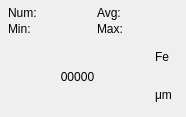
<?xml version="1.0" encoding="UTF-8"?>
<ui version="4.0">
 <class>CDataDisplayScreen</class>
 <widget class="QWidget" name="CDataDisplayScreen">
  <property name="geometry">
   <rect>
    <x>0</x>
    <y>0</y>
    <width>186</width>
    <height>117</height>
   </rect>
  </property>
  <property name="minimumSize">
   <size>
    <width>186</width>
    <height>117</height>
   </size>
  </property>
  <property name="maximumSize">
   <size>
    <width>186</width>
    <height>117</height>
   </size>
  </property>
  <property name="windowTitle">
   <string>Form</string>
  </property>
  <property name="styleSheet">
   <string notr="true"/>
  </property>
  <layout class="QVBoxLayout" name="verticalLayout_3">
   <property name="spacing">
    <number>0</number>
   </property>
   <property name="leftMargin">
    <number>0</number>
   </property>
   <property name="topMargin">
    <number>0</number>
   </property>
   <property name="rightMargin">
    <number>0</number>
   </property>
   <property name="bottomMargin">
    <number>0</number>
   </property>
   <item>
    <layout class="QVBoxLayout" name="verticalLayout">
     <property name="spacing">
      <number>0</number>
     </property>
     <item>
      <layout class="QHBoxLayout" name="horizontalLayout">
       <property name="spacing">
        <number>0</number>
       </property>
       <item>
        <widget class="QLabel" name="label_num">
         <property name="minimumSize">
          <size>
           <width>81</width>
           <height>16</height>
          </size>
         </property>
         <property name="maximumSize">
          <size>
           <width>81</width>
           <height>16</height>
          </size>
         </property>
         <property name="text">
          <string>Num:</string>
         </property>
        </widget>
       </item>
       <item>
        <widget class="QLabel" name="label_avg">
         <property name="minimumSize">
          <size>
           <width>81</width>
           <height>16</height>
          </size>
         </property>
         <property name="maximumSize">
          <size>
           <width>81</width>
           <height>16</height>
          </size>
         </property>
         <property name="text">
          <string>Avg:</string>
         </property>
        </widget>
       </item>
      </layout>
     </item>
     <item>
      <layout class="QHBoxLayout" name="horizontalLayout_2">
       <property name="spacing">
        <number>0</number>
       </property>
       <item>
        <widget class="QLabel" name="label_min">
         <property name="minimumSize">
          <size>
           <width>81</width>
           <height>16</height>
          </size>
         </property>
         <property name="maximumSize">
          <size>
           <width>81</width>
           <height>16</height>
          </size>
         </property>
         <property name="text">
          <string>Min:</string>
         </property>
        </widget>
       </item>
       <item>
        <widget class="QLabel" name="label_max">
         <property name="minimumSize">
          <size>
           <width>81</width>
           <height>16</height>
          </size>
         </property>
         <property name="maximumSize">
          <size>
           <width>81</width>
           <height>16</height>
          </size>
         </property>
         <property name="text">
          <string>Max:</string>
         </property>
        </widget>
       </item>
      </layout>
     </item>
    </layout>
   </item>
   <item>
    <layout class="QHBoxLayout" name="horizontalLayout_3">
     <item>
      <widget class="QLabel" name="label_RealTimeValue">
       <property name="minimumSize">
        <size>
         <width>150</width>
         <height>70</height>
        </size>
       </property>
       <property name="styleSheet">
        <string notr="true">font: 87 14pt &quot;Segoe UI Black&quot;;</string>
       </property>
       <property name="text">
        <string>00000</string>
       </property>
       <property name="alignment">
        <set>Qt::AlignCenter</set>
       </property>
      </widget>
     </item>
     <item>
      <layout class="QVBoxLayout" name="verticalLayout_2">
       <property name="spacing">
        <number>15</number>
       </property>
       <item>
        <widget class="QLabel" name="label_Fe">
         <property name="minimumSize">
          <size>
           <width>31</width>
           <height>16</height>
          </size>
         </property>
         <property name="maximumSize">
          <size>
           <width>31</width>
           <height>16</height>
          </size>
         </property>
         <property name="text">
          <string>Fe</string>
         </property>
        </widget>
       </item>
       <item>
        <widget class="QLabel" name="label_um">
         <property name="minimumSize">
          <size>
           <width>31</width>
           <height>16</height>
          </size>
         </property>
         <property name="maximumSize">
          <size>
           <width>31</width>
           <height>16</height>
          </size>
         </property>
         <property name="text">
          <string>μm</string>
         </property>
        </widget>
       </item>
      </layout>
     </item>
    </layout>
   </item>
  </layout>
 </widget>
 <resources/>
 <connections/>
</ui>
